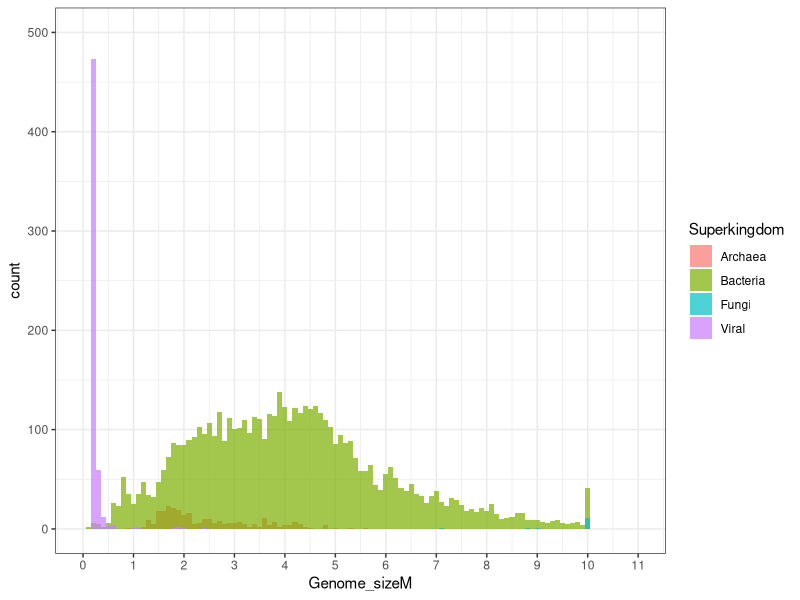

This figure's R source:
#Library R packages
library(ggplot2)

#Read plot data
Plot.Distribution <- read.table("Genome_size_NCBI_RefSeq.txt", header = T, sep = "\t")

#Plot
ggplot(Plot.Distribution, aes(x = Genome_sizeM, fill = Superkingdom)) + 
  geom_histogram(position="identity", alpha = 0.7, binwidth = 0.1) + 
  scale_x_continuous(limits = c(0,11), breaks = seq(0, 11, 1)) + 
  ylim(0,500) + theme_bw()
